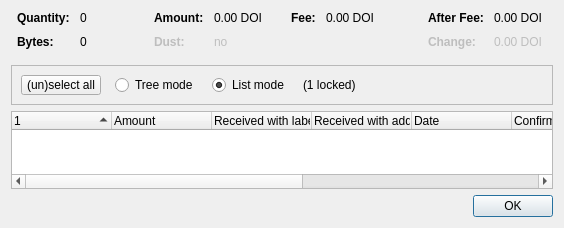
<?xml version="1.0" encoding="UTF-8"?>
<ui version="4.0">
 <class>CoinControlDialog</class>
 <widget class="QDialog" name="CoinControlDialog">
  <property name="geometry">
   <rect>
    <x>0</x>
    <y>0</y>
    <width>564</width>
    <height>228</height>
   </rect>
  </property>
  <property name="windowTitle">
   <string>Coin Selection</string>
  </property>
  <layout class="QVBoxLayout" name="verticalLayout">
   <item>
    <layout class="QHBoxLayout" name="horizontalLayoutTop" stretch="0,0,0,0">
     <property name="topMargin">
      <number>0</number>
     </property>
     <property name="bottomMargin">
      <number>10</number>
     </property>
     <item>
      <layout class="QFormLayout" name="formLayoutCoinControl1">
       <property name="horizontalSpacing">
        <number>10</number>
       </property>
       <property name="verticalSpacing">
        <number>10</number>
       </property>
       <property name="leftMargin">
        <number>6</number>
       </property>
       <property name="rightMargin">
        <number>6</number>
       </property>
       <item row="0" column="0">
        <widget class="QLabel" name="labelCoinControlQuantityText">
         <property name="font">
          <font>
           <weight>75</weight>
           <bold>true</bold>
          </font>
         </property>
         <property name="text">
          <string>Quantity:</string>
         </property>
        </widget>
       </item>
       <item row="0" column="1">
        <widget class="QLabel" name="labelCoinControlQuantity">
         <property name="cursor">
          <cursorShape>IBeamCursor</cursorShape>
         </property>
         <property name="contextMenuPolicy">
          <enum>Qt::ActionsContextMenu</enum>
         </property>
         <property name="text">
          <string notr="true">0</string>
         </property>
         <property name="textInteractionFlags">
          <set>Qt::LinksAccessibleByMouse|Qt::TextSelectableByKeyboard|Qt::TextSelectableByMouse</set>
         </property>
        </widget>
       </item>
       <item row="1" column="0">
        <widget class="QLabel" name="labelCoinControlBytesText">
         <property name="font">
          <font>
           <weight>75</weight>
           <bold>true</bold>
          </font>
         </property>
         <property name="text">
          <string>Bytes:</string>
         </property>
        </widget>
       </item>
       <item row="1" column="1">
        <widget class="QLabel" name="labelCoinControlBytes">
         <property name="cursor">
          <cursorShape>IBeamCursor</cursorShape>
         </property>
         <property name="contextMenuPolicy">
          <enum>Qt::ActionsContextMenu</enum>
         </property>
         <property name="text">
          <string notr="true">0</string>
         </property>
         <property name="textInteractionFlags">
          <set>Qt::LinksAccessibleByMouse|Qt::TextSelectableByKeyboard|Qt::TextSelectableByMouse</set>
         </property>
        </widget>
       </item>
      </layout>
     </item>
     <item>
      <layout class="QFormLayout" name="formLayoutCoinControl2">
       <property name="horizontalSpacing">
        <number>10</number>
       </property>
       <property name="verticalSpacing">
        <number>10</number>
       </property>
       <property name="leftMargin">
        <number>6</number>
       </property>
       <property name="rightMargin">
        <number>6</number>
       </property>
       <item row="0" column="0">
        <widget class="QLabel" name="labelCoinControlAmountText">
         <property name="font">
          <font>
           <weight>75</weight>
           <bold>true</bold>
          </font>
         </property>
         <property name="text">
          <string>Amount:</string>
         </property>
        </widget>
       </item>
       <item row="0" column="1">
        <widget class="QLabel" name="labelCoinControlAmount">
         <property name="cursor">
          <cursorShape>IBeamCursor</cursorShape>
         </property>
         <property name="contextMenuPolicy">
          <enum>Qt::ActionsContextMenu</enum>
         </property>
         <property name="text">
          <string notr="true">0.00 DOI</string>
         </property>
         <property name="textInteractionFlags">
          <set>Qt::LinksAccessibleByMouse|Qt::TextSelectableByKeyboard|Qt::TextSelectableByMouse</set>
         </property>
        </widget>
       </item>
       <item row="1" column="0">
        <widget class="QLabel" name="labelCoinControlLowOutputText">
         <property name="enabled">
          <bool>false</bool>
         </property>
         <property name="font">
          <font>
           <weight>75</weight>
           <bold>true</bold>
          </font>
         </property>
         <property name="text">
          <string>Dust:</string>
         </property>
        </widget>
       </item>
       <item row="1" column="1">
        <widget class="QLabel" name="labelCoinControlLowOutput">
         <property name="enabled">
          <bool>false</bool>
         </property>
         <property name="cursor">
          <cursorShape>IBeamCursor</cursorShape>
         </property>
         <property name="contextMenuPolicy">
          <enum>Qt::ActionsContextMenu</enum>
         </property>
         <property name="text">
          <string notr="true">no</string>
         </property>
         <property name="textInteractionFlags">
          <set>Qt::LinksAccessibleByMouse|Qt::TextSelectableByKeyboard|Qt::TextSelectableByMouse</set>
         </property>
        </widget>
       </item>
      </layout>
     </item>
     <item>
      <layout class="QFormLayout" name="formLayoutCoinControl3">
       <property name="horizontalSpacing">
        <number>10</number>
       </property>
       <property name="verticalSpacing">
        <number>10</number>
       </property>
       <property name="leftMargin">
        <number>6</number>
       </property>
       <property name="rightMargin">
        <number>6</number>
       </property>
       <item row="0" column="0">
        <widget class="QLabel" name="labelCoinControlFeeText">
         <property name="font">
          <font>
           <weight>75</weight>
           <bold>true</bold>
          </font>
         </property>
         <property name="text">
          <string>Fee:</string>
         </property>
        </widget>
       </item>
       <item row="0" column="1">
        <widget class="QLabel" name="labelCoinControlFee">
         <property name="cursor">
          <cursorShape>IBeamCursor</cursorShape>
         </property>
         <property name="contextMenuPolicy">
          <enum>Qt::ActionsContextMenu</enum>
         </property>
         <property name="text">
          <string notr="true">0.00 DOI</string>
         </property>
         <property name="textInteractionFlags">
          <set>Qt::LinksAccessibleByMouse|Qt::TextSelectableByKeyboard|Qt::TextSelectableByMouse</set>
         </property>
        </widget>
       </item>
      </layout>
     </item>
     <item>
      <layout class="QFormLayout" name="formLayoutCoinControl4">
       <property name="horizontalSpacing">
        <number>10</number>
       </property>
       <property name="verticalSpacing">
        <number>10</number>
       </property>
       <property name="leftMargin">
        <number>6</number>
       </property>
       <property name="rightMargin">
        <number>6</number>
       </property>
       <item row="0" column="0">
        <widget class="QLabel" name="labelCoinControlAfterFeeText">
         <property name="font">
          <font>
           <weight>75</weight>
           <bold>true</bold>
          </font>
         </property>
         <property name="text">
          <string>After Fee:</string>
         </property>
        </widget>
       </item>
       <item row="0" column="1">
        <widget class="QLabel" name="labelCoinControlAfterFee">
         <property name="cursor">
          <cursorShape>IBeamCursor</cursorShape>
         </property>
         <property name="contextMenuPolicy">
          <enum>Qt::ActionsContextMenu</enum>
         </property>
         <property name="text">
          <string notr="true">0.00 DOI</string>
         </property>
         <property name="textInteractionFlags">
          <set>Qt::LinksAccessibleByMouse|Qt::TextSelectableByKeyboard|Qt::TextSelectableByMouse</set>
         </property>
        </widget>
       </item>
       <item row="1" column="0">
        <widget class="QLabel" name="labelCoinControlChangeText">
         <property name="enabled">
          <bool>false</bool>
         </property>
         <property name="font">
          <font>
           <weight>75</weight>
           <bold>true</bold>
          </font>
         </property>
         <property name="text">
          <string>Change:</string>
         </property>
        </widget>
       </item>
       <item row="1" column="1">
        <widget class="QLabel" name="labelCoinControlChange">
         <property name="enabled">
          <bool>false</bool>
         </property>
         <property name="cursor">
          <cursorShape>IBeamCursor</cursorShape>
         </property>
         <property name="contextMenuPolicy">
          <enum>Qt::ActionsContextMenu</enum>
         </property>
         <property name="text">
          <string notr="true">0.00 DOI</string>
         </property>
         <property name="textInteractionFlags">
          <set>Qt::LinksAccessibleByMouse|Qt::TextSelectableByKeyboard|Qt::TextSelectableByMouse</set>
         </property>
        </widget>
       </item>
      </layout>
     </item>
    </layout>
   </item>
   <item>
    <widget class="QFrame" name="frame">
     <property name="minimumSize">
      <size>
       <width>0</width>
       <height>40</height>
      </size>
     </property>
     <property name="frameShape">
      <enum>QFrame::StyledPanel</enum>
     </property>
     <property name="frameShadow">
      <enum>QFrame::Sunken</enum>
     </property>
     <layout class="QHBoxLayout" name="horizontalLayout">
      <item>
       <layout class="QHBoxLayout" name="horizontalLayoutPanel" stretch="0,0,0,0,0">
        <property name="spacing">
         <number>14</number>
        </property>
        <item>
         <widget class="QPushButton" name="pushButtonSelectAll">
          <property name="sizePolicy">
           <sizepolicy hsizetype="Maximum" vsizetype="Fixed">
            <horstretch>0</horstretch>
            <verstretch>0</verstretch>
           </sizepolicy>
          </property>
          <property name="text">
           <string>(un)select all</string>
          </property>
          <property name="autoDefault">
           <bool>false</bool>
          </property>
         </widget>
        </item>
        <item>
         <widget class="QRadioButton" name="radioTreeMode">
          <property name="sizePolicy">
           <sizepolicy hsizetype="Maximum" vsizetype="Fixed">
            <horstretch>0</horstretch>
            <verstretch>0</verstretch>
           </sizepolicy>
          </property>
          <property name="text">
           <string>Tree mode</string>
          </property>
         </widget>
        </item>
        <item>
         <widget class="QRadioButton" name="radioListMode">
          <property name="sizePolicy">
           <sizepolicy hsizetype="Maximum" vsizetype="Fixed">
            <horstretch>0</horstretch>
            <verstretch>0</verstretch>
           </sizepolicy>
          </property>
          <property name="text">
           <string>List mode</string>
          </property>
          <property name="checked">
           <bool>true</bool>
          </property>
         </widget>
        </item>
        <item>
         <widget class="QLabel" name="labelLocked">
          <property name="text">
           <string notr="true">(1 locked)</string>
          </property>
         </widget>
        </item>
        <item>
         <spacer name="horizontalSpacer">
          <property name="orientation">
           <enum>Qt::Horizontal</enum>
          </property>
          <property name="sizeHint" stdset="0">
           <size>
            <width>40</width>
            <height>20</height>
           </size>
          </property>
         </spacer>
        </item>
       </layout>
      </item>
     </layout>
    </widget>
   </item>
   <item>
    <widget class="CoinControlTreeWidget" name="treeWidget">
     <property name="contextMenuPolicy">
      <enum>Qt::CustomContextMenu</enum>
     </property>
     <property name="sortingEnabled">
      <bool>false</bool>
     </property>
     <property name="columnCount">
      <number>10</number>
     </property>
     <attribute name="headerShowSortIndicator" stdset="0">
      <bool>true</bool>
     </attribute>
     <attribute name="headerStretchLastSection">
      <bool>false</bool>
     </attribute>
     <column>
      <property name="text">
       <string/>
      </property>
     </column>
     <column>
      <property name="text">
       <string>Amount</string>
      </property>
     </column>
     <column>
      <property name="text">
       <string>Received with label</string>
      </property>
     </column>
     <column>
      <property name="text">
       <string>Received with address</string>
      </property>
     </column>
     <column>
      <property name="text">
       <string>Date</string>
      </property>
     </column>
     <column>
      <property name="text">
       <string>Confirmations</string>
      </property>
      <property name="toolTip">
       <string>Confirmed</string>
      </property>
     </column>
     <column>
      <property name="text">
       <string/>
      </property>
     </column>
     <column>
      <property name="text">
       <string/>
      </property>
     </column>
     <column>
      <property name="text">
       <string/>
      </property>
     </column>
     <column>
      <property name="text">
       <string/>
      </property>
     </column>
    </widget>
   </item>
   <item>
    <widget class="QDialogButtonBox" name="buttonBox">
     <property name="orientation">
      <enum>Qt::Horizontal</enum>
     </property>
     <property name="standardButtons">
      <set>QDialogButtonBox::Ok</set>
     </property>
    </widget>
   </item>
  </layout>
 </widget>
 <customwidgets>
  <customwidget>
   <class>CoinControlTreeWidget</class>
   <extends>QTreeWidget</extends>
   <header>qt/coincontroltreewidget.h</header>
  </customwidget>
 </customwidgets>
 <resources/>
 <connections/>
</ui>
